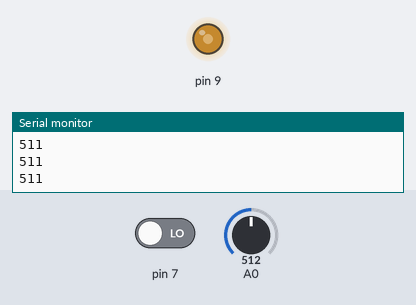
Bench run of a sketch on a simulated Arduino Uno, built with avr-gcc and run on an emulated ATmega328P. Shown: output pins drawn as LEDs (lit = HIGH), the last lines printed to the serial monitor. The inputs (shaded band) are chosen by the test bench; at power-on: A0 = 512, pin 7 LOW.

Above: at 1.2 s.
1.3 s: A0 set to 306
At 2.2 s:
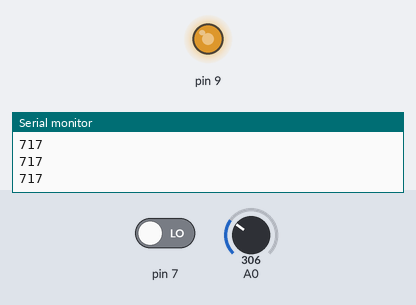
2.8 s: A0 set to 122
At 3.5 s:
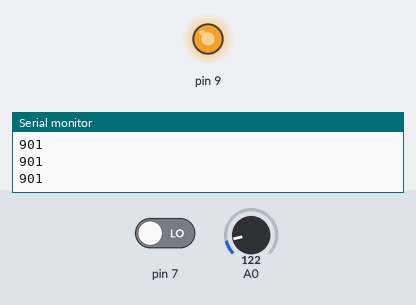
4.3 s: A0 set to 900
At 5.5 s:
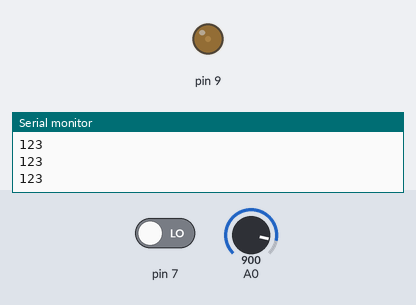
5.8 s: A0 set to 1023
At 6.9 s:
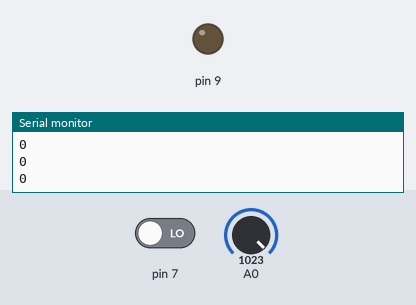
Timing chart, 0 to 8.3 s (numbered marks = the images above; inputs shaded):
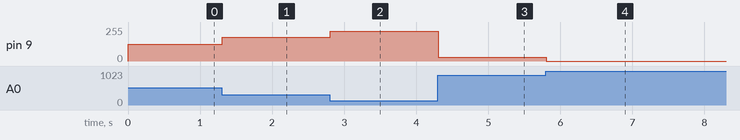

The sketch:

Clase05.ino
```cpp
int estadoPulsador;
int estadoPerilla;
int luz;

void setup() {

  pinMode(7, INPUT);
  Serial.begin(9600);
  pinMode(9, OUTPUT);

}

void loop() {

  estadoPulsador = digitalRead(7);
  // Serial.println(estadoPulsador);

  estadoPerilla = 1023 - analogRead(A0);
  Serial.println(estadoPerilla);
  luz = estadoPerilla / 4;

  analogWrite(9, luz);

}
```

Measured:
- after the input at 1.3 s, pin 9: 127/255 → 179/255 at once
- after the input at 2.8 s, pin 9: 179/255 → 225/255 at once
- after the input at 4.3 s, pin 9: 225/255 → 30/255 at once
- after the input at 5.8 s, pin 9: 30/255 → 0/255 at once
